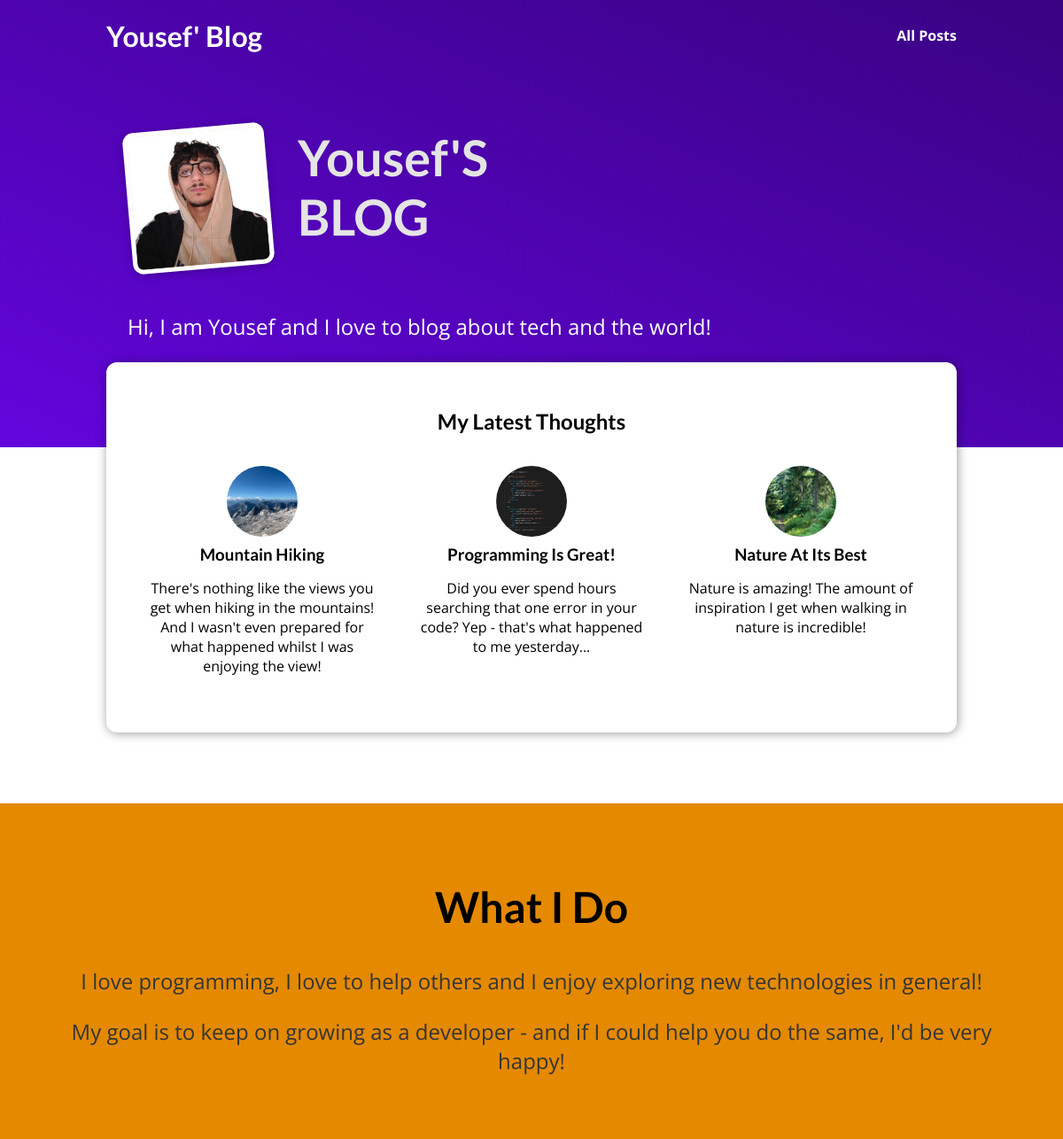
The page / on the database its author committed.
### blog/models.py (models this page shows)
class Post(models.Model):
    title = models.CharField(max_length=80)
    Excerpt = models.CharField(max_length=200)
    image_name = models.CharField(max_length=100)
    Date = models.DateField(auto_now_add=True)
    slug = models.SlugField(db_index=True,unique=True)
    content = models.TextField()
    author = models.ForeignKey(Author,on_delete=models.SET_NULL,related_name="posts",null=True)
    tags = models.ManyToManyField(Tag)

### blog/views.py (the view)
# urls.py: path("", views.starting_page, name="starting-page"),
def starting_page(request):
    latest_posts = Post.objects.all().order_by("-Date")[:3]
    return render(request, "blog/index.html", {
      "posts": latest_posts
    })

### blog/templates/blog/index.html (shortened to what this page needs)
{% extends "base.html" %}
{% load static %}
{% block css_files %}
  <link rel="stylesheet" href="{% static "blog/post.css" %}" />
  <link rel="stylesheet" href="{% static "blog/index.css" %}" />
{% endblock %}
{% block content %}
<section id="welcome">
  <header>
    <img src="{% static "blog/images/me.jpg" %}" alt="Yousef - The Author Of This Blog" />
    <h2>Yousef'S BLOG</h2>
  </header>
  <p>Hi, I am Yousef and I love to blog about tech and the world!</p>
</section>
<section id="latest-posts">
  <h2>My Latest Thoughts</h2>
  <ul>
    {% for post in posts %}
      {% include "blog/includes/post.html" %}
    {% endfor %}
  </ul>
</section>
<section id="about">
  <h2>What I Do</h2>
  <p>
    I love programming, I love to help others and I enjoy exploring new
    technologies in general!
  </p>
  <p>
    My goal is to keep on growing as a developer - and if I could help you do
    the same, I'd be very happy!
  </p>
</section>
{% endblock %}

### templates/base.html (shortened to what this page needs)
{% load static %}
<!DOCTYPE html>
<html lang="en">
<head>
  <link rel="stylesheet" href="{% static "app.css" %} ">
  {% block css_files %}{% endblock %}
</head>
<body>
  <header id="main-navigation">
  <h1><a href="{% url "starting-page" %}">Yousef' Blog</a></h1>
  <nav>
    <a href="{% url "posts-page" %}">All Posts</a>
  </nav>
</header>
  {% block content %}
  {% endblock %}
</body>
</html>

### blog/templates/blog/includes/post.html
{% load static %}
<li>
  <article class="post">
    <a href="{% url "post-detail-page" post.slug %}">
      <img src="{% static "blog/images/"|add:post.image_name %}" alt="{{ post.title }}"
      />
      <div class="post__content">
        <h3>{{ post.title }}</h3>
        <p>
          {{ post.Excerpt }}
        </p>
      </div>
    </a>
  </article>
</li>

### static/app.css (style rules this page uses)
* { box-sizing: border-box; }
html { font-family: 'Open Sans', 'Lato', sans-serif; }
body { margin: 0; }
h1, h2, h3 { font-family: 'Lato', sans-serif; font-weight: bold; }
#main-navigation { width: 100%; height: 5rem; display: flex; justify-content: space-between; align-items: center; padding: 0 10%; position: absolute; top: 0; left: 0; }
#main-navigation a { text-decoration: none; color: white; font-weight: bold; }

### blog/static/blog/post.css (style rules this page uses)
.post { display: flex; flex-direction: column; align-items: center; text-align: center; }
.post a { text-decoration: none; color: black; transition: all 0.2s ease; padding: 1rem; }
.post img { width: 5rem; height: 5rem; object-fit: cover; border-radius: 50%; }
.post h3 { margin: 0.25rem 0; }

### blog/static/blog/index.css (style rules this page uses)
#welcome { background: linear-gradient(to right top, #6305dd, #390281); padding: 6rem 12%; }
#welcome header { display: flex; align-items: flex-start; margin: 3rem auto; }
#welcome img { width: 10rem; height: 10rem; object-fit: cover; object-position: top; border: 5px solid white; border-radius: 12px; background-color: #ffe1bf; transform: rotateZ(-5deg); box-shadow: 0 2px 8px rgba(0, 0, 0, 0.25); }
#welcome h2 { font-size: 3.5rem; margin: 0 0 0 2rem; color: #e4e4e4; width: 10rem; }
#welcome p { color: white; font-size: 1.5rem; }
#latest-posts { background-color: white; padding: 2rem; border-radius: 12px; width: 60rem; margin: -6rem auto 2rem auto; box-shadow: 1px 1px 12px rgba(0, 0, 0, 0.4); }
#latest-posts h2 { text-align: center; }
#latest-posts ul { list-style: none; margin: 0; padding: 0; display: flex; gap: 1rem; }
#latest-posts li { flex: 1; }
#about { text-align: center; padding: 3rem; background-color: #e48900; margin-top: 5rem; }
#about h2 { font-size: 3rem; }
#about p { font-size: 1.5rem; color: #353535; }

### rows shown on the page
Post: image_name (picture), title "Mountain Hiking", Excerpt "There's nothing like the views you get when hiking in the mountains! And I wasn't even prepared for what happened whilst I was enjoying the view!"
Post: image_name (picture), title "Programming Is Great!", Excerpt "Did you ever spend hours searching that one error in your code? Yep - that's what happened to me yesterday..."
Post: image_name (picture), title "Nature At Its Best", Excerpt "Nature is amazing! The amount of inspiration I get when walking in nature is incredible!"
